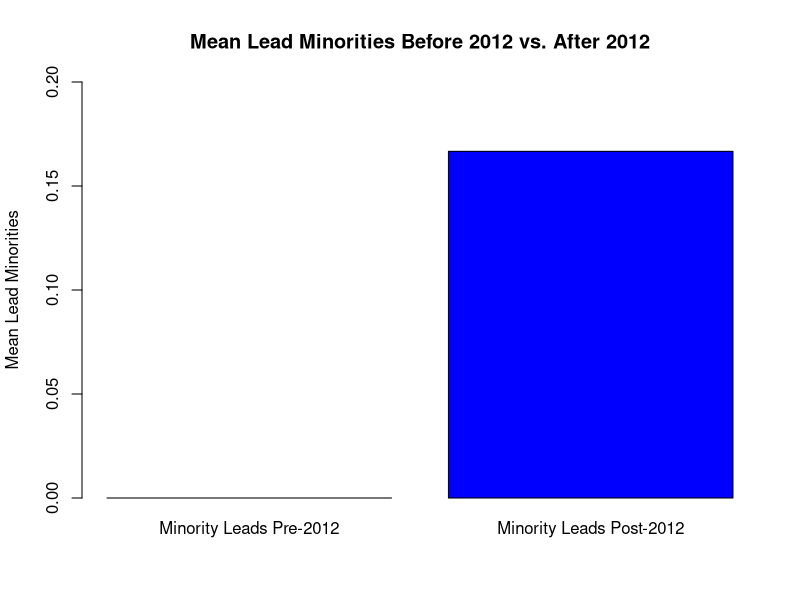
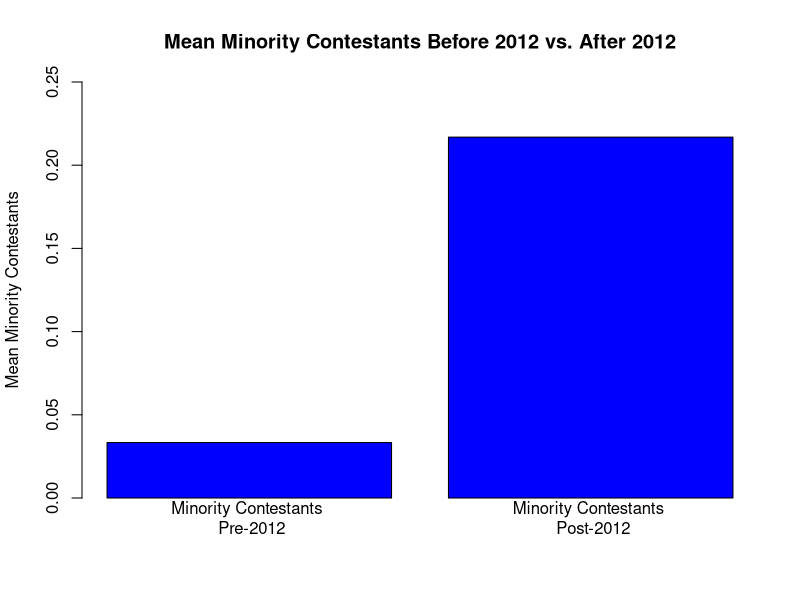
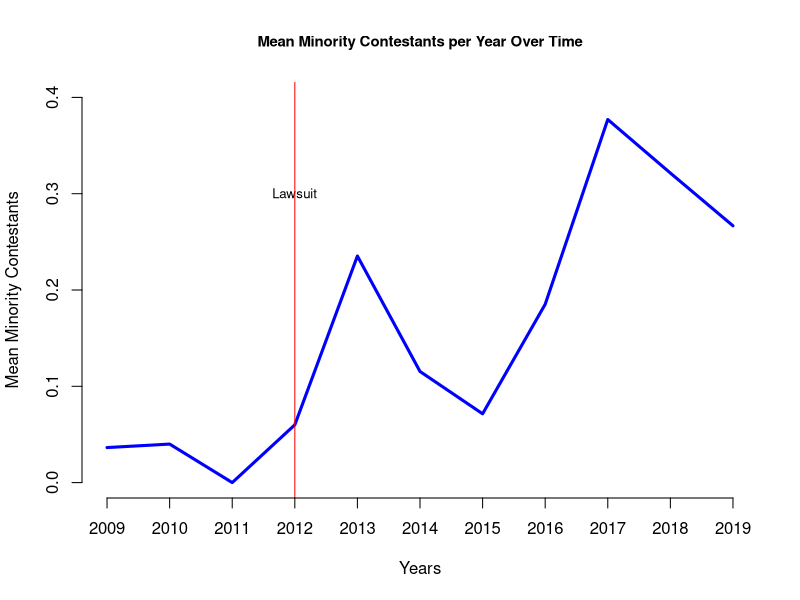
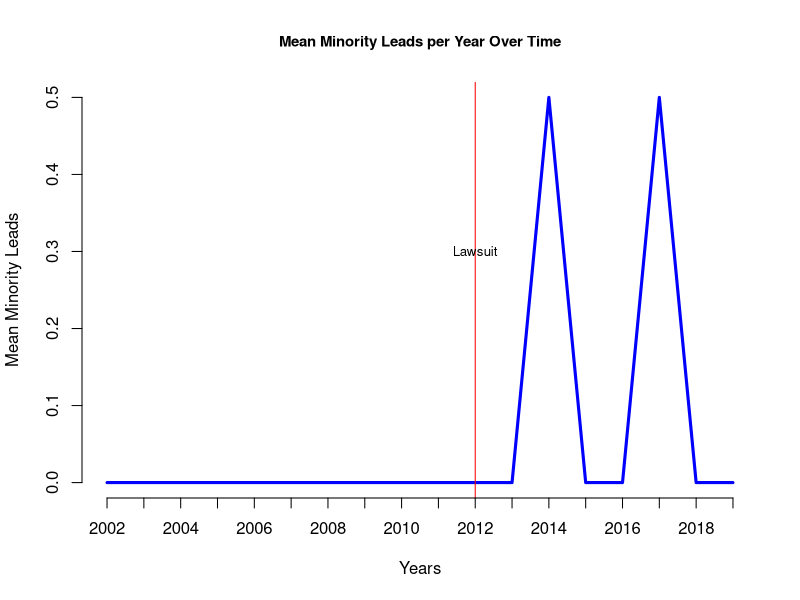

Generate these figures, in order, with R:
#########################
## Amanda Chen ##########
## Final Project ########
## The Effect of the 2012 Lawsuit on Diversity in "The Bachelor" and "The Bachelorette"
#########################

setwd("~/R")
bachelor<- read.csv("bachelordata.csv")

#creating a subset of data so information about leads only appear once
leads <- unique(bachelor$LeadFullName)
leadsdata <-  subset(bachelor, LeadFullName == leads[1])
leadsdata <- leadsdata[1, ]
for(i in 2:length(leads)){
  subdata <-  subset(bachelor, LeadFullName == leads[i])
  leadsdata <- rbind(leadsdata, subdata[1, ])
}

#proportion of minority leads before 2012 vs. after 2012
## creating assigning LeadRace to numeric values, taking subset of data
leadsdata$minoritylead[leadsdata$LeadRace== "Black"]<- 1 
leadsdata$minoritylead[leadsdata$LeadRace== "Latino"]<- 1 
leadsdata$minoritylead[leadsdata$LeadRace== "White"]<- 0
table(leadsdata$minoritylead)
minoritylead<- leadsdata$minoritylead

pre2012lead<- subset(leadsdata, (year<= 2012))
post2012lead<- subset(leadsdata, (year> 2012))
leadouts<-c(mean(pre2012lead$minoritylead), mean(post2012lead$minoritylead))

##graphing results
pdf("FinalProjectLeadBeforeAfter.pdf", width=6, height=5)
barplot(leadouts,
        names= c("Minority Leads Pre-2012", "Minority Leads Post-2012"),
        col= "blue",
        main= "Mean Lead Minorities Before 2012 vs. After 2012",
        ylab= "Mean Lead Minorities",
        ylim= c(0,0.20))
dev.off()

##using prop.test to test hypothesis
sum(pre2012lead$minoritylead)
sum(post2012lead$minoritylead)
testleads<- prop.test(x=c(0, 2), n=c(24, 12))
testleads

#proportion of minority contestants before 2012 vs. after 2012
pre2012minority<- subset(bachelor, (year<= 2012))
post2012minority<- subset(bachelor, (year> 2012))
outs<- c(mean(pre2012minority$minority, na.rm=T), mean(post2012minority$minority, na.rm=T))

##graphing results
pdf("FinalProjectMinorityBeforeAfter.pdf", width=6, height=5)
barplot(outs,
        names= c("Minority Contestants \n Pre-2012", "Minority Contestants \n Post-2012"),
        col= "blue",
        main= "Mean Minority Contestants Before 2012 vs. After 2012",
        ylab= "Mean Minority Contestants",
        ylim= c(0,0.25))
dev.off()

##using prop.test to test hypothesis
sum(pre2012minority$minority, na.rm=T)
sum(post2012minority$minority, na.rm=T)
test<- prop.test(x=c(7, 72), n=c(613, 332))
test

#proportion of minority contestants per year from 2009 to 2019
mean(bachelor$minority[bachelor$year== 2009], na.rm= T)
years<- unique(bachelor$year)
years<- c(2009:2019)
results<- rep(NA, length(years)) 
names(results)<- years
for(i in 1: length(years)){
  results[i]<- mean(bachelor$minority[bachelor$year== years[i]], na.rm=T)
}
results

##graphing results
pdf("FinalProjectMinorityPerYear.pdf", width=6, height=5)
plot(x= years,
     y= results,
     xlim= c(2009, 2019),
     ylim= c(0, 0.4),
     type= "l",
     lwd= 3,
     xlab= "Years",
     ylab= "Mean Minority Contestants",
     main= "Mean Minority Contestants per Year Over Time",
     cex.main= .9, 
     col= "blue",
     xaxt= "n",
     bty= "n")
text(x= 2012, y= 0.3, "Lawsuit", cex= .8)
abline(v= 2012, col= "red")
axis(1, 2009:2019, tick = TRUE, cex.axis=1)
dev.off()

#proportion of minority leads per year from 2002 to 2019
mean(minoritylead[leadsdata$year== 2002])
leadyears<- unique(leadsdata$year)
leadresults<- rep(NA, length(leadyears)) 
names(leadresults)<- leadyears
for(i in 1: length(leadyears)){
  leadresults[i]<- mean(minoritylead[leadsdata$year== leadyears[i]])
}
leadresults

##graphing results
pdf("FinalProjectLeadPerYear.pdf", width=6, height=5)
plot(x= leadyears,
     y= leadresults,
     xlim= c(2002, 2019),
     type= "l",
     lwd= 3,
     xlab= "Years",
     ylab= "Mean Minority Leads",
     main= "Mean Minority Leads per Year Over Time",
     cex.main= .9, 
     col= "blue",
     xaxt= "n",
     bty= "n")
abline(v=2012, col= "red")
text(x= 2012, y= 0.3, "Lawsuit", cex= 0.8)
axis(1, 2002:2019, tick = TRUE, cex.axis=1)
dev.off()